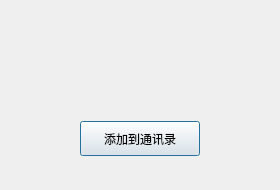
<?xml version="1.0" encoding="UTF-8"?>
<ui version="4.0">
 <class>FindSuccessDialog</class>
 <widget class="QDialog" name="FindSuccessDialog">
  <property name="geometry">
   <rect>
    <x>0</x>
    <y>0</y>
    <width>280</width>
    <height>190</height>
   </rect>
  </property>
  <property name="minimumSize">
   <size>
    <width>280</width>
    <height>190</height>
   </size>
  </property>
  <property name="maximumSize">
   <size>
    <width>280</width>
    <height>190</height>
   </size>
  </property>
  <property name="windowTitle">
   <string>FindSuccessDialog</string>
  </property>
  <layout class="QVBoxLayout" name="verticalLayout">
   <item>
    <widget class="QWidget" name="widget" native="true">
     <layout class="QHBoxLayout" name="horizontalLayout">
      <item>
       <widget class="QLabel" name="head_label">
        <property name="minimumSize">
         <size>
          <width>50</width>
          <height>50</height>
         </size>
        </property>
        <property name="maximumSize">
         <size>
          <width>50</width>
          <height>50</height>
         </size>
        </property>
        <property name="text">
         <string/>
        </property>
       </widget>
      </item>
      <item>
       <widget class="QLabel" name="name_label">
        <property name="text">
         <string/>
        </property>
       </widget>
      </item>
      <item>
       <spacer name="horizontalSpacer">
        <property name="orientation">
         <enum>Qt::Horizontal</enum>
        </property>
        <property name="sizeHint" stdset="0">
         <size>
          <width>40</width>
          <height>20</height>
         </size>
        </property>
       </spacer>
      </item>
     </layout>
    </widget>
   </item>
   <item>
    <widget class="QWidget" name="widget_2" native="true">
     <layout class="QHBoxLayout" name="horizontalLayout_2">
      <item>
       <widget class="ClickedBtn" name="add_friend_btn">
        <property name="minimumSize">
         <size>
          <width>120</width>
          <height>35</height>
         </size>
        </property>
        <property name="maximumSize">
         <size>
          <width>120</width>
          <height>35</height>
         </size>
        </property>
        <property name="text">
         <string>添加到通讯录</string>
        </property>
       </widget>
      </item>
     </layout>
    </widget>
   </item>
  </layout>
 </widget>
 <customwidgets>
  <customwidget>
   <class>ClickedBtn</class>
   <extends>QPushButton</extends>
   <header location="global">ClickedBtn.h</header>
  </customwidget>
 </customwidgets>
 <resources/>
 <connections/>
</ui>
